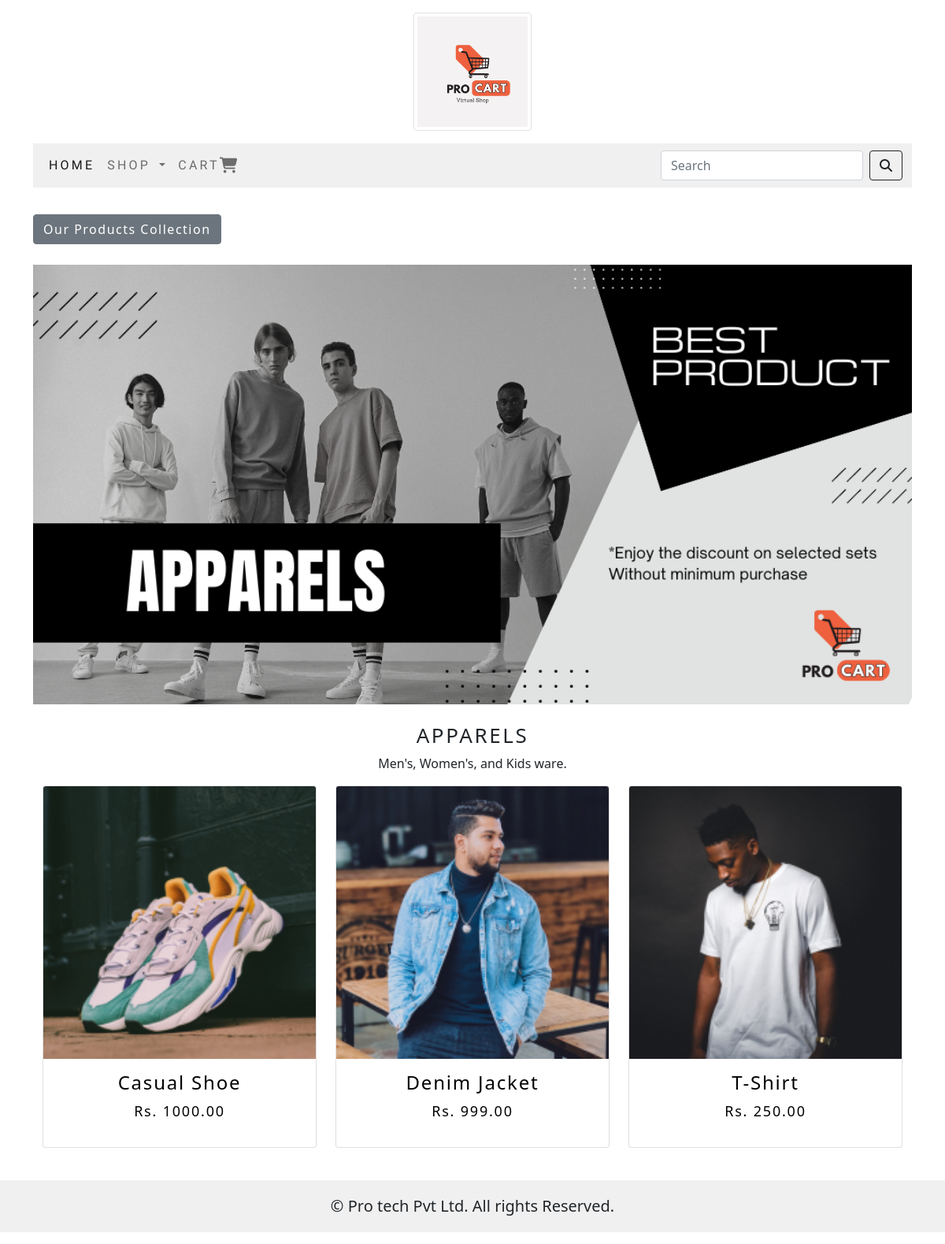
/shop/apparels/, run on the app's committed database.
### CartApp/models.py (models this page shows, shortened)
class Category(models.Model):
    categoryName = models.CharField(max_length=250, unique=True)
    slug = models.SlugField(max_length=250, unique=True)
    description = models.TextField(blank=True)
    categoryImage = models.ImageField(upload_to='categoryImgs', blank=True)
    class Meta:
        ordering = ('categoryName',)
        verbose_name = 'category'
        verbose_name_plural = 'categories'
    def get_url(self):
        return reverse('CartApp:products_by_category', args=[self.slug])

class Product(models.Model):
    productName = models.CharField(max_length=250, unique=True)
    slug = models.SlugField(max_length=250, unique=True)
    description = models.TextField(blank=True)
    price = models.DecimalField(max_digits=10, decimal_places=2)
    category = models.ForeignKey(Category, on_delete=models.CASCADE)
    productImage = models.ImageField(upload_to='productImgs', blank=True)
    stock = models.IntegerField()
    available = models.BooleanField(default=True)
    created = models.DateTimeField(auto_now_add=True)
    updated = models.DateTimeField(auto_now=True)
    class Meta:
        ordering = ('productName',)
        verbose_name = 'product'
        verbose_name_plural = 'products'
    def get_url(self):
        return reverse('CartApp:productDetails', args=[self.category.slug, self.slug])

### CartApp/views.py (the view)
# urls.py: path('', views.allcategories, name='allCategories'),
def allcategories(request, c_slug=None):
    c_page = None
    productsList = None
    if c_slug != None:
        c_page = get_object_or_404(Category, slug=c_slug)
        productsList = Product.objects.all().filter(category=c_page, available=True)
    else:
        productsList = Product.objects.all().filter(available=True)
    paginator = Paginator(productsList, 6)
    try:
        page = int(request.GET.get('page', '1'))
    except:
        page = 1
    try:
        products = paginator.page(page)
    except (EmptyPage, InvalidPage):
        products = paginator.page(paginator.num_pages)
    return render(request, "Category.html", {'category': c_page, 'products': products})

### AddToCart/context_processors.py (called while the page is built)
def counter(request):
    cart_id = _cart_id(request)
    item_count = 0
    if 'admin' in request.path:
        return {}
    else:
        try:
            cart = Cart.objects.filter(cartId=cart_id)
            cartItem = CartItem.objects.all().filter(cart=cart[:1])
            for c_item in cartItem:
                item_count += c_item.quantity
        except Cart.DoesNotExist:
            item_count = 0
    return dict(item_count=item_count)

### AddToCart/views.py (called while the page is built)
def _cart_id(request):
    cart = request.session.session_key
    if not cart:
        cart = request.session.create()
    return cart

### CartApp/context_processors.py (called while the page is built)
def menu_links(request):
    links = Category.objects.all()
    return dict(links=links)

### Templates/Category.html (shortened to what this page needs)
{% extends 'base.html' %}
{% load static %}
{% block content %}
    {% if category %}
        <div>
            <div class="row my_row">
                <div class="mx_auto">
                    <p><a class="btn btn-secondary" href="{% url 'CartApp:allCategories' %}">Our Products Collection</a></p>
                </div>
            </div>
        </div>
    {% endif %}
    <div class="mx_auto">
    {% if category %}
        <img class="my-img" width="100%" src="{{category.categoryImage.url}}" alt="category.categoryName">
    </div><br>
    <div>
        <h1 class="text-center my_tittle">{{category.categoryName}}</h1>
        <p class="text-justify text-center">{{category.description}}</p>
    </div>
    {% else %}
    <div><img width="100%" src="{% static 'Img/banner.png' %}" alt="Products"></div><br>
    <div>
        <h1 class="text-center my_tittle">Welcome to our store</h1>
        <p class="text-justify text-center mb-4 ">Welcome to Pro cart, where you can buy products like a Pro.</p>
    </div>
    {% endif %}
<div class="container">
    <div class="row mx_auto">
        {% for p in products.object_list %}
        <div class="my_bottom_margin col-9 col-sm-12 col-md-4 col-lg-4">
            <div class="card text-center" style="min-width:18rem;">
                <a href="{{p.get_url}}"><img class="card-img-top" src="{{p.productImage.url}}" alt="{{p.productName}}"></a>
                <div class="card-body">
                    <h4>{{p.productName}}</h4>
                    <p>Rs. {{p.price}}</p>
                </div>
            </div>
        </div>
        {% endfor %}
    </div>
    <div class="mx-auto pb-3">
    </div>
</div>
{% endblock %}

### static/CSS/custom.css (style rules this page uses)
body { margin: 0; display: flex; flex-direction: column; min-height: 100vh; }
.my_row { padding-top : 10px; padding-bottom : 10px; }
.my_row .mx_auto { font-size : 15px; }
.my_tittle { font-size : 26px; text-transform : uppercase; letter-spacing : .1em; }
.my_bottom_margin { margin-bottom: 25px; }
.mx_auto { color: #000; font-size : 18px; letter-spacing : .1em; }

### data on the page
Category: categoryImage (picture), categoryName "APPARELS", description "Men's, Women's, and Kids ware."
Product: productImage (picture), productName "Casual Shoe", price "1000.00"
Product: productImage (picture), productName "Denim Jacket", price "999.00"
Product: productImage (picture), productName "T-Shirt", price "250.00"
